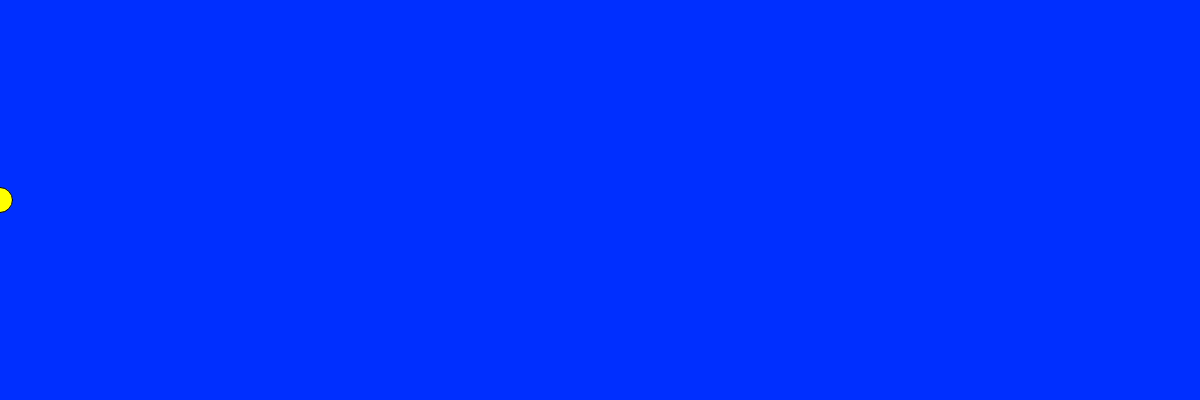
Frame 1 (no input)
Frame 60 (no input): identical to frame 1, image omitted
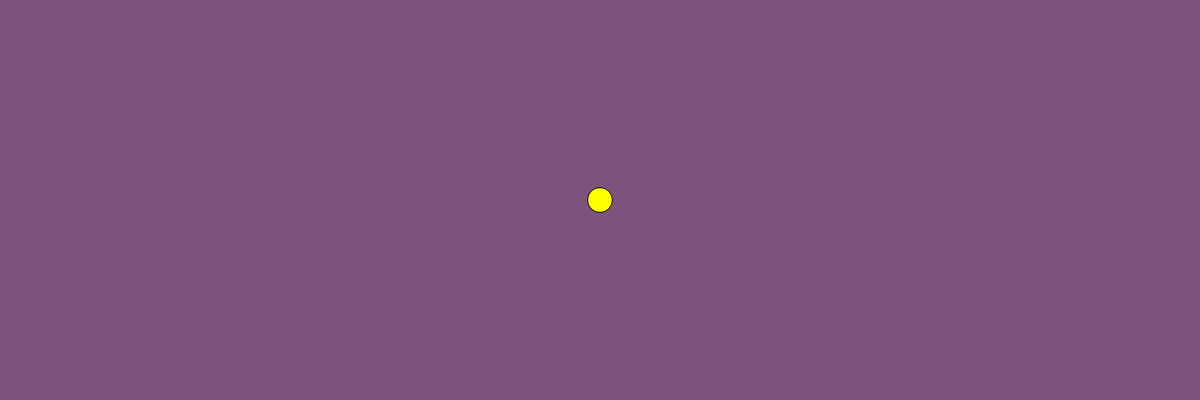
Frame 120 (the mouse pressed at the canvas centre since frame 60)

The p5.js sketch that drew these frames (run headless with seeded random() and noise() and a simulated clock; from frame 60 on, the mouse is pressed at the canvas centre):

// p5.js sketch
// ── sketch.js
var ellipse;
var r =0;
var g=50;
var b=255;
// INITIALIZE ALL YOUR VARIABLES
// Ideally you would create 3 variables. red blue green or r, g, b


function setup(){
  createCanvas(1200,400);
 
    
}
function draw(){
  r = map(mouseX,0,1200,0,255);
  g = map(mouseX,50,900,50,100);
  b= map(mouseX,0,1200,255,0);
  background(r,g,b);
  fill("yellow");
   ellipse(mouseX,200,25);
  
  // change the value of Red based on the mouse movement about the X axis
  // change the value of Green based on the mouse movement about the X axis
  // change the value of Blue based on the mouse movement about the X axis

  // Use the map() function to do so. 

  // Pass the values to the background() function you have learnt previously.

  // Create an ellipse that will move around with you mouse about the X axis.
  // Remember to fill the canvas with white paint before creating the ellipse.
}
